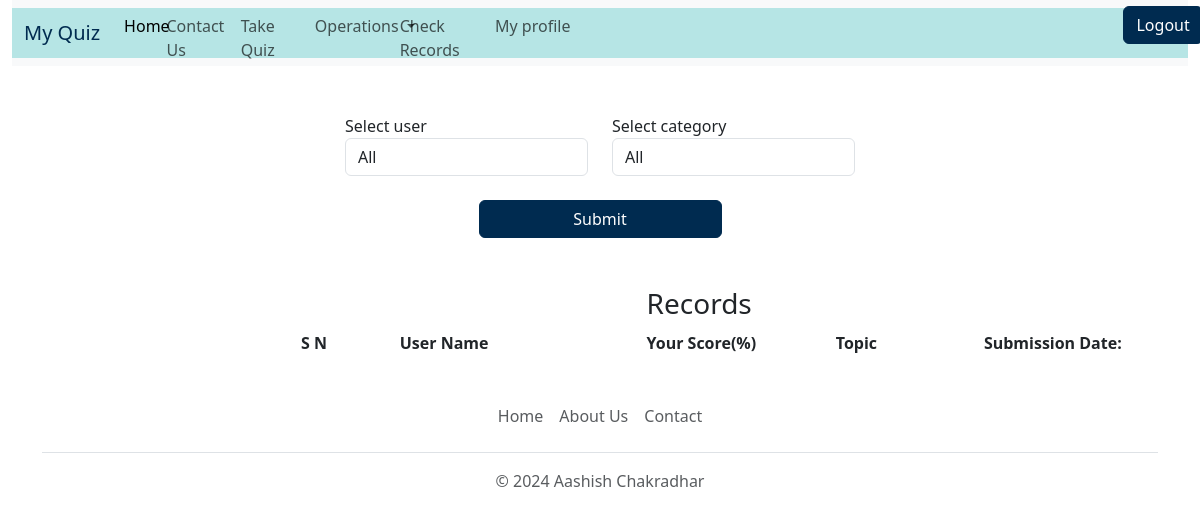
The page /view-record (signed in) on the database as committed earlier.
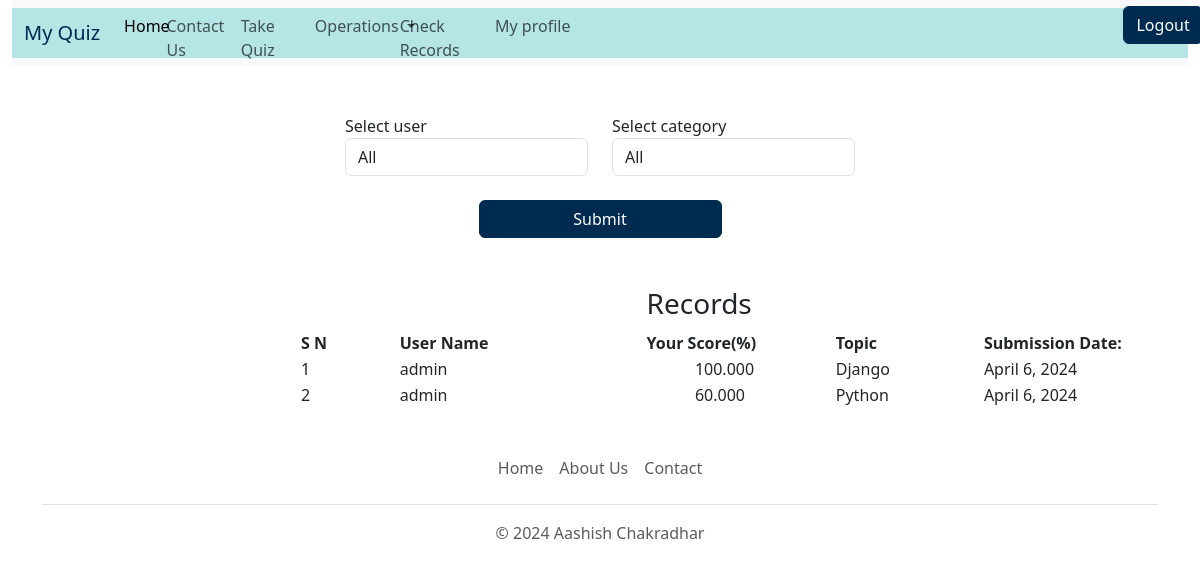
The same page on the database as committed later.
### quiz/models.py (models this page shows)
class BaseModel(models.Model):
    uid=models.UUIDField(primary_key=True,default=uuid.uuid4,editable=False)
    created_at=models.DateField(auto_now_add=True)
    updated_at=models.DateField(auto_now=True)
    class Meta:
        abstract=True

class Records(BaseModel):
    category=models.ForeignKey(Category,related_name='category_records',on_delete=models.CASCADE)
    user_name= models.ForeignKey(User, on_delete=models.CASCADE)
    score=models.DecimalField(default=0, max_digits=6, decimal_places=3, validators=[MinValueValidator(0), MaxValueValidator(999.999)])

class Category(BaseModel):
    category_name = models.CharField(max_length=15, default='Uncatogarized')
    def __str__(self):
        return self.category_name

### quiz/views.py (the view)
# urls.py: path('view-record',views.view_record,name='view_record'),
def view_record(request):
    try:
        if request.user.is_superuser:
            if request.method=="POST":
                user= request.POST.get('user')
                category_form= request.POST.get('category')
                time= request.POST.get('time')
                if (user == 'all' and category_form == 'all'):
                    all_records=Records.objects.all()
                elif(user == 'all' and category_form != 'all'):
                    all_records = Records.objects.filter(category = category_form)
                elif(user != 'all' and category_form == 'all'):
                    all_records = Records.objects.filter(user_name=user)
                else:
                    all_records = Records.objects.filter(user_name=user, category = category_form)
                context = {
                    'records':all_records,
                    'users':User.objects.all(),
                    'categories': Category.objects.all(),
                }
            else:
                context = {
                    'records':Records.objects.all(),
                    'users':User.objects.all(),
                    'categories': Category.objects.all(),
                }
        else:
            current_user = request.user
            filter_records=Records.objects.filter(user_name = current_user)
            context = {'records': filter_records}
        return render(request, 'view_record.html', context)
    except Exception as e:
        messages.error(request,str(e))
        return render(request,"index.html")

### templates/view_record.html (shortened to what this page needs)
{% extends "base.html" %}
{% block body %}
    {% if request.user.is_superuser  %}
        <div class="container p-5">
            <div class="row justify-content-center">
                <div class="col-md-6">
                    <form method="POST" action="/view-record">
                        <div class="row">
                            <div class="col-md-6">
                                <label>Select user</label>
                                <select name="user" id="user" class="form-control">
                                    <option value="all">All</option>
                                </select>
                            </div>
                            <div class="col-md-6">
                                <label>Select category</label>
                                <select name="category" id="category" class="form-control">
                                    <option value="all">All</option>
                                </select>
                            </div>
                        </div>
                        <div class="row mt-4">
                            <div class="col-md-6 offset-md-3">
                                <button type="submit" class="btn btn-danger" style="background-color: #002b50; border-color: #002b50 ; color: #ffffff; width: 100%;">Submit</button>
                            </div>
                        </div>
                    </form>
                </div>
            </div>
        </div>
    {% endif %}
    <div style="width:70%; text-align: left; margin-left:25%;">
        <table>
            <thead>
                <tr>
                    <th></th>
                    <th></th>
                    <th>
                        <h3>Records</h3>
                    </th>
                    <th></th>
                </tr>
                <tr>
                    <th style="width:12%">
                        S N
                    </th>
                    <th style="width:30%">
                        User Name
                    </th>
                    <th style="width:23%">
                        Your Score(%)
                    </th>
                    <th style="width:18%">
                        Topic
                    </th>
                    <th style="width:17%">
                        Submission Date:
                    </th>
                </tr>
            </thead>
            <tbody>
                {% for record in records %}
                    <tr>
                        <td>
                            {{ forloop.counter }}
                        </td>
                        <td>
                            {{record.user_name}}
                        </td>
                        <td style="padding-left:6%;">
                            {{record.score}}
                        </td>
                        <td>
                            {{record.category}}
                        </td>
                        <td>
                            {{record.created_at}}
                        </td>
                    </tr>
                {% endfor %}
            </tbody>
        </table>
    </div>
{% endblock body %}

Rows that differ between the two databases and show on the page:
added Records: user_name "admin", score "100.000", category "Django", created_at "April 6, 2024"
added Records: user_name "admin", score "60.000", category "Python", created_at "April 6, 2024"
